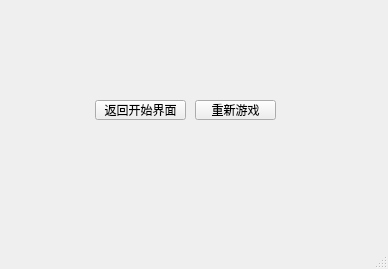
<?xml version="1.0" encoding="UTF-8"?>
<ui version="4.0">
 <class>ReturnWindow</class>
 <widget class="QMainWindow" name="ReturnWindow">
  <property name="geometry">
   <rect>
    <x>0</x>
    <y>0</y>
    <width>388</width>
    <height>269</height>
   </rect>
  </property>
  <property name="windowTitle">
   <string>MainWindow</string>
  </property>
  <widget class="QWidget" name="centralwidget">
   <widget class="QWidget" name="widget" native="true">
    <property name="geometry">
     <rect>
      <x>50</x>
      <y>60</y>
      <width>271</width>
      <height>91</height>
     </rect>
    </property>
    <widget class="QPushButton" name="return_2">
     <property name="geometry">
      <rect>
       <x>45</x>
       <y>40</y>
       <width>91</width>
       <height>20</height>
      </rect>
     </property>
     <property name="text">
      <string>返回开始界面</string>
     </property>
    </widget>
    <widget class="QPushButton" name="regame">
     <property name="geometry">
      <rect>
       <x>145</x>
       <y>40</y>
       <width>81</width>
       <height>20</height>
      </rect>
     </property>
     <property name="text">
      <string>重新游戏</string>
     </property>
    </widget>
   </widget>
  </widget>
  <widget class="QMenuBar" name="menubar">
   <property name="geometry">
    <rect>
     <x>0</x>
     <y>0</y>
     <width>388</width>
     <height>18</height>
    </rect>
   </property>
  </widget>
  <widget class="QStatusBar" name="statusbar"/>
 </widget>
 <resources/>
 <connections/>
</ui>
